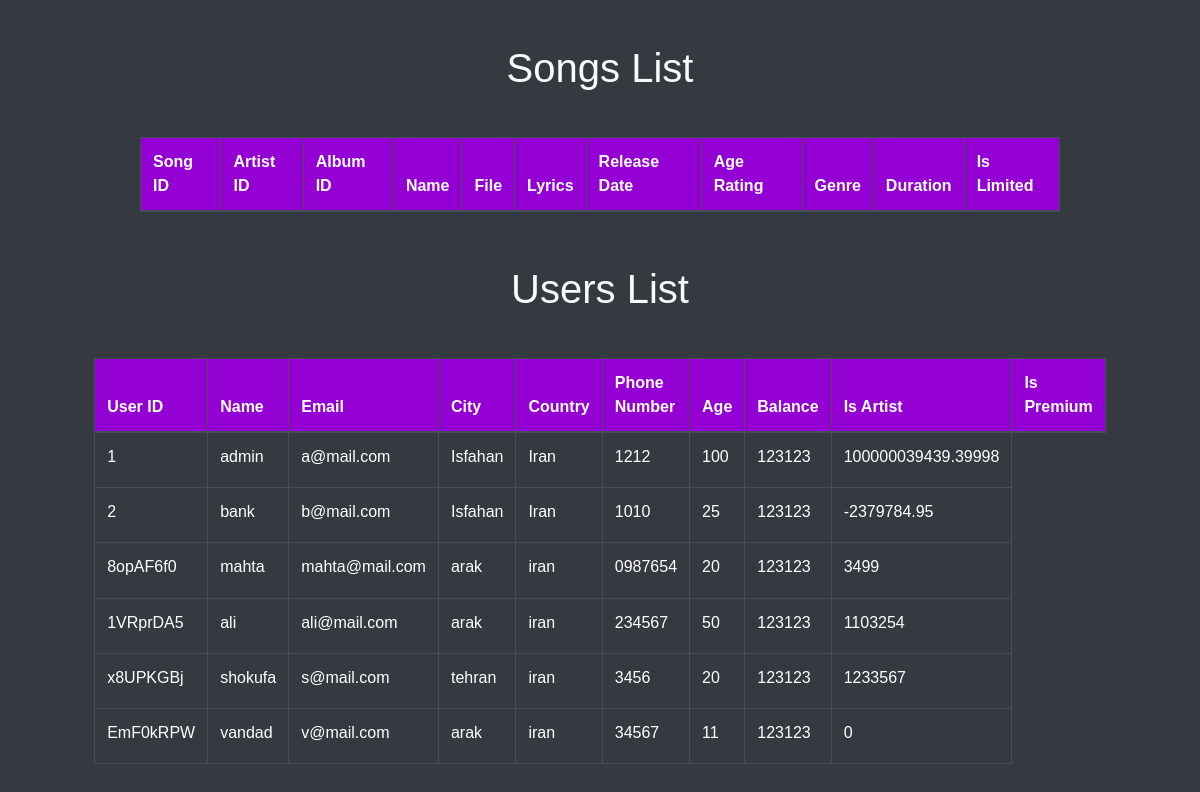
Page /participant on the committed database.
### tables this page shows
CREATE TABLE USERS (
            user_id TEXT PRIMARY KEY,
            name TEXT,
            email TEXT,
            city TEXT,
            country TEXT,
            phone TEXT,
            age INTEGER CHECK(age >= 9 AND age <= 120),
            password TEXT,
            balance INTEGER DEFAULT 0,
            is_artist BOOLEAN DEFAULT 0,
            is_premium BOOLEAN DEFAULT 0
        );

### app.py (the view)
@app.route("/participant")
def participants():
    with sqlite3.connect("database.db") as connect:
        cursor = connect.cursor()
        cursor.execute("SELECT * FROM USERS")
        data = cursor.fetchall()
    return render_template("participants.html", data=data)

### templates/participants.html (shortened to what this page needs)
<!DOCTYPE html>
<html lang="en">
<head>
    <link rel="stylesheet" href="https://stackpath.bootstrapcdn.com/bootstrap/4.5.2/css/bootstrap.min.css">
    <link rel="stylesheet" type="text/css" href="{{ url_for('static', filename='css/style.css') }}">
</head>
<body class="bg-dark text-light">
    <div class="container mt-4">
        <h1 class="text-center">Songs List</h1>
        <table class="table table-dark table-bordered">
            <thead>
                <tr>
                    <th>Song ID</th>
                    <th>Artist ID</th>
                    <th>Album ID</th>
                    <th>Name</th>
                    <th>File</th>
                    <th>Lyrics</th>
                    <th>Release Date</th>
                    <th>Age Rating</th>
                    <th>Genre</th>
                    <th>Duration</th>
                    <th>Is Limited</th>
                </tr>
            </thead>
            <tbody>
            </tbody>
        </table>
        <h1 class="text-center">Users List</h1>
        <table class="table table-dark table-bordered">
            <thead>
                <tr>
                    <th>User ID</th>
                    <th>Name</th>
                    <th>Email</th>
                    <th>City</th>
                    <th>Country</th>
                    <th>Phone Number</th>
                    <th>Age</th>
                    <th>Balance</th>
                    <th>Is Artist</th>
                    <th>Is Premium</th>
                </tr>
            </thead>
            <tbody>
                {% for participant in data %}
                <tr>
                    <td>{{ participant[0] }}</td>
                    <td>{{ participant[1] }}</td>
                    <td>{{ participant[2] }}</td>
                    <td>{{ participant[3] }}</td>
                    <td>{{ participant[4] }}</td>
                    <td>{{ participant[5] }}</td>
                    <td>{{ participant[6] }}</td>
                    <td>{{ participant[7] }}</td>
                    <td>{{ participant[8] }}</td>
                </tr>
                {% endfor %}
            </tbody>
        </table>
    </div>
</body>
</html>

### static/css/style.css (style rules this page uses)
:root { --border-in: #9400d3; --border-out: hsl(0, 0%, 22%); --border-header: #383838; --background-main-card: #1e1e1f; --background-body: #000; --background-sub-div-card: #202022; --background-sub-div-card-2: rgba(44, 43, 43, 0.923); --background-header-title: hsl(240, 1%, 17%); --background-header-title-1: hsl(240, 1%, 20%); --box-shadow-1: 0 0 15px #111; --box-shadow-2: 0 0 10px #222; --box-shadow-3: 0 0 10px rgba(0, 0, 0, 0.722); font-family: "Poppins", sans-serif; --font-color-1: #fff; --font-color-2: #e2e2e2; --font-color-3: #d6d6d6bf; --font-color-4: #9400d3; --font-color-5: #000; --font-size-0: 28px; --font-size-1: 26px; --font-size-2: 18px; --font-size-3: 16px; --font-size-4: 12px; }
body { background-color:#e2e2e2; box-sizing: border-box; margin: 0; display: flex; flex-direction: column; min-height: 100vh; font-family: Arial, sans-serif; }
table { width: 100%; border-collapse: collapse; }
th, td { padding: 8px; text-align: left; border-bottom: 1px solid #ddd; }
.container { display: flex; flex-wrap: wrap; justify-content: center; flex-grow: 1; margin-right: 1rem; }
body { background-color: #1e1e1f; color: #ffffff; font-family: Arial, sans-serif; }
.container { max-width: 960px; margin: 0 auto; padding: 20px; }
.text-center { text-align: center; }

### templates/participants.html (style rules this page uses)
body { background-color: #1e1e1f; color: #ffffff; }
table, th, td { border: 1px solid #9400d3; border-collapse: collapse; padding: 8px; color: #ffffff; }
th { background-color: #9400d3; }

### rows in the picture
USERS: user_id "1", name "admin", email "a@mail.com", city "Isfahan", country "Iran", phone "1212", age "100", password "123123", balance "100000039439.39998"
USERS: user_id "2", name "bank", email "b@mail.com", city "Isfahan", country "Iran", phone "1010", age "25", password "123123", balance "-2379784.95"
USERS: user_id "8opAF6f0", name "mahta", email "mahta@mail.com", city "arak", country "iran", phone "0987654", age "20", password "123123", balance "3499"
USERS: user_id "1VRprDA5", name "ali", email "ali@mail.com", city "arak", country "iran", phone "234567", age "50", password "123123", balance "1103254"
USERS: user_id "x8UPKGBj", name "shokufa", email "s@mail.com", city "tehran", country "iran", phone "3456", age "20", password "123123", balance "1233567"
USERS: user_id "EmF0kRPW", name "vandad", email "v@mail.com", city "arak", country "iran", phone "34567", age "11", password "123123", balance "0"
